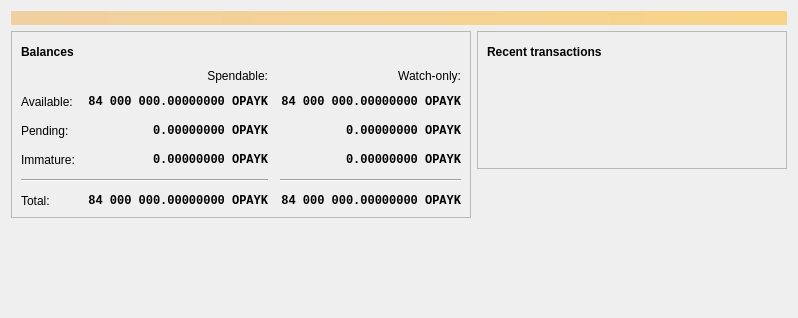
<?xml version="1.0" encoding="UTF-8"?>
<ui version="4.0">
 <class>OverviewPage</class>
 <widget class="QWidget" name="OverviewPage">
  <property name="geometry">
   <rect>
    <x>0</x>
    <y>0</y>
    <width>798</width>
    <height>318</height>
   </rect>
  </property>
  <property name="windowTitle">
   <string>Form</string>
  </property>
  <layout class="QVBoxLayout" name="topLayout">
   <item>
    <widget class="QLabel" name="labelAlerts">
     <property name="visible">
      <bool>false</bool>
     </property>
     <property name="styleSheet">
      <string notr="true">QLabel { background-color: qlineargradient(x1: 0, y1: 0, x2: 1, y2: 0, stop:0 #F0D0A0, stop:1 #F8D488); color:#000000; }</string>
     </property>
     <property name="wordWrap">
      <bool>true</bool>
     </property>
     <property name="margin">
      <number>3</number>
     </property>
     <property name="textInteractionFlags">
      <set>Qt::TextSelectableByMouse</set>
     </property>
    </widget>
   </item>
   <item>
    <layout class="QHBoxLayout" name="horizontalLayout" stretch="1,1">
     <item>
      <layout class="QVBoxLayout" name="verticalLayout_2">
       <item>
        <widget class="QFrame" name="frame">
         <property name="frameShape">
          <enum>QFrame::StyledPanel</enum>
         </property>
         <property name="frameShadow">
          <enum>QFrame::Raised</enum>
         </property>
         <layout class="QVBoxLayout" name="verticalLayout_4">
          <item>
           <layout class="QHBoxLayout" name="horizontalLayout_4">
            <item>
             <widget class="QLabel" name="label_5">
              <property name="font">
               <font>
                <weight>75</weight>
                <bold>true</bold>
               </font>
              </property>
              <property name="text">
               <string>Balances</string>
              </property>
             </widget>
            </item>
            <item>
             <widget class="QPushButton" name="labelWalletStatus">
              <property name="enabled">
               <bool>true</bool>
              </property>
              <property name="maximumSize">
               <size>
                <width>30</width>
                <height>16777215</height>
               </size>
              </property>
              <property name="toolTip">
               <string>The displayed information may be out of date. Your wallet automatically synchronizes with the OpayK network after a connection is established, but this process has not completed yet.</string>
              </property>
              <property name="text">
               <string/>
              </property>
              <property name="icon">
               <iconset resource="../bitcoin.qrc">
                <normaloff>:/icons/warning</normaloff>
                <disabledoff>:/icons/warning</disabledoff>:/icons/warning</iconset>
              </property>
              <property name="iconSize">
               <size>
                <width>24</width>
                <height>24</height>
               </size>
              </property>
              <property name="flat">
               <bool>true</bool>
              </property>
             </widget>
            </item>
            <item>
             <spacer name="horizontalSpacer_3">
              <property name="orientation">
               <enum>Qt::Horizontal</enum>
              </property>
              <property name="sizeHint" stdset="0">
               <size>
                <width>40</width>
                <height>20</height>
               </size>
              </property>
             </spacer>
            </item>
           </layout>
          </item>
          <item>
           <layout class="QGridLayout" name="gridLayout">
            <property name="spacing">
             <number>12</number>
            </property>
            <item row="2" column="2">
             <widget class="QLabel" name="labelWatchPending">
              <property name="font">
               <font>
                <family>Monospace</family>
                <weight>75</weight>
                <bold>true</bold>
               </font>
              </property>
              <property name="cursor">
               <cursorShape>IBeamCursor</cursorShape>
              </property>
              <property name="toolTip">
               <string>Unconfirmed transactions to watch-only addresses</string>
              </property>
              <property name="text">
               <string notr="true">0.00000000 OPAYK</string>
              </property>
              <property name="alignment">
               <set>Qt::AlignRight|Qt::AlignTrailing|Qt::AlignVCenter</set>
              </property>
              <property name="textInteractionFlags">
               <set>Qt::LinksAccessibleByMouse|Qt::TextSelectableByKeyboard|Qt::TextSelectableByMouse</set>
              </property>
             </widget>
            </item>
            <item row="2" column="1">
             <widget class="QLabel" name="labelUnconfirmed">
              <property name="font">
               <font>
                <family>Monospace</family>
                <weight>75</weight>
                <bold>true</bold>
               </font>
              </property>
              <property name="cursor">
               <cursorShape>IBeamCursor</cursorShape>
              </property>
              <property name="toolTip">
               <string>Total of transactions that have yet to be confirmed, and do not yet count toward the spendable balance</string>
              </property>
              <property name="text">
               <string notr="true">0.00000000 OPAYK</string>
              </property>
              <property name="alignment">
               <set>Qt::AlignRight|Qt::AlignTrailing|Qt::AlignVCenter</set>
              </property>
              <property name="textInteractionFlags">
               <set>Qt::LinksAccessibleByMouse|Qt::TextSelectableByKeyboard|Qt::TextSelectableByMouse</set>
              </property>
             </widget>
            </item>
            <item row="3" column="2">
             <widget class="QLabel" name="labelWatchImmature">
              <property name="font">
               <font>
                <family>Monospace</family>
                <weight>75</weight>
                <bold>true</bold>
               </font>
              </property>
              <property name="cursor">
               <cursorShape>IBeamCursor</cursorShape>
              </property>
              <property name="toolTip">
               <string>Mined balance in watch-only addresses that has not yet matured</string>
              </property>
              <property name="text">
               <string notr="true">0.00000000 OPAYK</string>
              </property>
              <property name="alignment">
               <set>Qt::AlignRight|Qt::AlignTrailing|Qt::AlignVCenter</set>
              </property>
              <property name="textInteractionFlags">
               <set>Qt::LinksAccessibleByMouse|Qt::TextSelectableByKeyboard|Qt::TextSelectableByMouse</set>
              </property>
             </widget>
            </item>
            <item row="4" column="0" colspan="2">
             <widget class="Line" name="line">
              <property name="orientation">
               <enum>Qt::Horizontal</enum>
              </property>
             </widget>
            </item>
            <item row="4" column="2">
             <widget class="Line" name="lineWatchBalance">
              <property name="sizePolicy">
               <sizepolicy hsizetype="Preferred" vsizetype="Fixed">
                <horstretch>0</horstretch>
                <verstretch>0</verstretch>
               </sizepolicy>
              </property>
              <property name="minimumSize">
               <size>
                <width>140</width>
                <height>0</height>
               </size>
              </property>
              <property name="orientation">
               <enum>Qt::Horizontal</enum>
              </property>
             </widget>
            </item>
            <item row="5" column="0">
             <widget class="QLabel" name="labelTotalText">
              <property name="text">
               <string>Total:</string>
              </property>
             </widget>
            </item>
            <item row="3" column="1">
             <widget class="QLabel" name="labelImmature">
              <property name="font">
               <font>
                <family>Monospace</family>
                <weight>75</weight>
                <bold>true</bold>
               </font>
              </property>
              <property name="cursor">
               <cursorShape>IBeamCursor</cursorShape>
              </property>
              <property name="toolTip">
               <string>Mined balance that has not yet matured</string>
              </property>
              <property name="text">
               <string notr="true">0.00000000 OPAYK</string>
              </property>
              <property name="alignment">
               <set>Qt::AlignRight|Qt::AlignTrailing|Qt::AlignVCenter</set>
              </property>
              <property name="textInteractionFlags">
               <set>Qt::LinksAccessibleByMouse|Qt::TextSelectableByKeyboard|Qt::TextSelectableByMouse</set>
              </property>
             </widget>
            </item>
            <item row="2" column="3">
             <spacer name="horizontalSpacer_2">
              <property name="orientation">
               <enum>Qt::Horizontal</enum>
              </property>
              <property name="sizeHint" stdset="0">
               <size>
                <width>40</width>
                <height>20</height>
               </size>
              </property>
             </spacer>
            </item>
            <item row="3" column="0">
             <widget class="QLabel" name="labelImmatureText">
              <property name="text">
               <string>Immature:</string>
              </property>
             </widget>
            </item>
            <item row="5" column="1">
             <widget class="QLabel" name="labelTotal">
              <property name="font">
               <font>
                <family>Monospace</family>
                <weight>75</weight>
                <bold>true</bold>
               </font>
              </property>
              <property name="cursor">
               <cursorShape>IBeamCursor</cursorShape>
              </property>
              <property name="toolTip">
               <string>Your current total balance</string>
              </property>
              <property name="text">
               <string notr="true">84 000 000.00000000 OPAYK</string>
              </property>
              <property name="alignment">
               <set>Qt::AlignRight|Qt::AlignTrailing|Qt::AlignVCenter</set>
              </property>
              <property name="textInteractionFlags">
               <set>Qt::LinksAccessibleByMouse|Qt::TextSelectableByKeyboard|Qt::TextSelectableByMouse</set>
              </property>
             </widget>
            </item>
            <item row="5" column="2">
             <widget class="QLabel" name="labelWatchTotal">
              <property name="font">
               <font>
                <family>Monospace</family>
                <weight>75</weight>
                <bold>true</bold>
               </font>
              </property>
              <property name="cursor">
               <cursorShape>IBeamCursor</cursorShape>
              </property>
              <property name="toolTip">
               <string>Current total balance in watch-only addresses</string>
              </property>
              <property name="text">
               <string notr="true">84 000 000.00000000 OPAYK</string>
              </property>
              <property name="alignment">
               <set>Qt::AlignRight|Qt::AlignTrailing|Qt::AlignVCenter</set>
              </property>
              <property name="textInteractionFlags">
               <set>Qt::LinksAccessibleByMouse|Qt::TextSelectableByKeyboard|Qt::TextSelectableByMouse</set>
              </property>
             </widget>
            </item>
            <item row="0" column="2">
             <widget class="QLabel" name="labelWatchonly">
              <property name="text">
               <string>Watch-only:</string>
              </property>
              <property name="alignment">
               <set>Qt::AlignRight|Qt::AlignTrailing|Qt::AlignVCenter</set>
              </property>
             </widget>
            </item>
            <item row="1" column="0">
             <widget class="QLabel" name="labelBalanceText">
              <property name="text">
               <string>Available:</string>
              </property>
             </widget>
            </item>
            <item row="1" column="1">
             <widget class="QLabel" name="labelBalance">
              <property name="font">
               <font>
                <family>Monospace</family>
                <weight>75</weight>
                <bold>true</bold>
               </font>
              </property>
              <property name="cursor">
               <cursorShape>IBeamCursor</cursorShape>
              </property>
              <property name="toolTip">
               <string>Your current spendable balance</string>
              </property>
              <property name="text">
               <string notr="true">84 000 000.00000000 OPAYK</string>
              </property>
              <property name="alignment">
               <set>Qt::AlignRight|Qt::AlignTrailing|Qt::AlignVCenter</set>
              </property>
              <property name="textInteractionFlags">
               <set>Qt::LinksAccessibleByMouse|Qt::TextSelectableByKeyboard|Qt::TextSelectableByMouse</set>
              </property>
             </widget>
            </item>
            <item row="1" column="2">
             <widget class="QLabel" name="labelWatchAvailable">
              <property name="font">
               <font>
                <family>Monospace</family>
                <weight>75</weight>
                <bold>true</bold>
               </font>
              </property>
              <property name="cursor">
               <cursorShape>IBeamCursor</cursorShape>
              </property>
              <property name="toolTip">
               <string>Your current balance in watch-only addresses</string>
              </property>
              <property name="text">
               <string notr="true">84 000 000.00000000 OPAYK</string>
              </property>
              <property name="alignment">
               <set>Qt::AlignRight|Qt::AlignTrailing|Qt::AlignVCenter</set>
              </property>
              <property name="textInteractionFlags">
               <set>Qt::LinksAccessibleByMouse|Qt::TextSelectableByKeyboard|Qt::TextSelectableByMouse</set>
              </property>
             </widget>
            </item>
            <item row="2" column="0">
             <widget class="QLabel" name="labelPendingText">
              <property name="text">
               <string>Pending:</string>
              </property>
             </widget>
            </item>
            <item row="0" column="1">
             <widget class="QLabel" name="labelSpendable">
              <property name="text">
               <string>Spendable:</string>
              </property>
              <property name="alignment">
               <set>Qt::AlignRight|Qt::AlignTrailing|Qt::AlignVCenter</set>
              </property>
             </widget>
            </item>
           </layout>
          </item>
         </layout>
        </widget>
       </item>
       <item>
        <spacer name="verticalSpacer">
         <property name="orientation">
          <enum>Qt::Vertical</enum>
         </property>
         <property name="sizeHint" stdset="0">
          <size>
           <width>20</width>
           <height>40</height>
          </size>
         </property>
        </spacer>
       </item>
      </layout>
     </item>
     <item>
      <layout class="QVBoxLayout" name="verticalLayout_3">
       <item>
        <widget class="QFrame" name="frame_2">
         <property name="frameShape">
          <enum>QFrame::StyledPanel</enum>
         </property>
         <property name="frameShadow">
          <enum>QFrame::Raised</enum>
         </property>
         <layout class="QVBoxLayout" name="verticalLayout">
          <item>
           <layout class="QHBoxLayout" name="horizontalLayout_2">
            <item>
             <widget class="QLabel" name="label_4">
              <property name="font">
               <font>
                <weight>75</weight>
                <bold>true</bold>
               </font>
              </property>
              <property name="text">
               <string>Recent transactions</string>
              </property>
             </widget>
            </item>
            <item>
             <widget class="QPushButton" name="labelTransactionsStatus">
              <property name="enabled">
               <bool>true</bool>
              </property>
              <property name="maximumSize">
               <size>
                <width>30</width>
                <height>16777215</height>
               </size>
              </property>
              <property name="toolTip">
               <string>The displayed information may be out of date. Your wallet automatically synchronizes with the OpayK network after a connection is established, but this process has not completed yet.</string>
              </property>
              <property name="text">
               <string/>
              </property>
              <property name="icon">
               <iconset resource="../bitcoin.qrc">
                <normaloff>:/icons/warning</normaloff>
                <disabledoff>:/icons/warning</disabledoff>:/icons/warning</iconset>
              </property>
              <property name="iconSize">
               <size>
                <width>24</width>
                <height>24</height>
               </size>
              </property>
              <property name="flat">
               <bool>true</bool>
              </property>
             </widget>
            </item>
            <item>
             <spacer name="horizontalSpacer">
              <property name="orientation">
               <enum>Qt::Horizontal</enum>
              </property>
              <property name="sizeHint" stdset="0">
               <size>
                <width>40</width>
                <height>20</height>
               </size>
              </property>
             </spacer>
            </item>
           </layout>
          </item>
          <item>
           <widget class="TransactionOverviewWidget" name="listTransactions">
            <property name="styleSheet">
             <string notr="true">QListView { background: transparent; }</string>
            </property>
            <property name="frameShape">
             <enum>QFrame::NoFrame</enum>
            </property>
            <property name="verticalScrollBarPolicy">
             <enum>Qt::ScrollBarAlwaysOff</enum>
            </property>
            <property name="horizontalScrollBarPolicy">
             <enum>Qt::ScrollBarAlwaysOff</enum>
            </property>
            <property name="sizeAdjustPolicy">
             <enum>QAbstractScrollArea::AdjustToContents</enum>
            </property>
            <property name="selectionMode">
             <enum>QAbstractItemView::NoSelection</enum>
            </property>
            <property name="uniformItemSizes">
             <bool>true</bool>
            </property>
           </widget>
          </item>
         </layout>
        </widget>
       </item>
       <item>
        <spacer name="verticalSpacer_2">
         <property name="orientation">
          <enum>Qt::Vertical</enum>
         </property>
         <property name="sizeHint" stdset="0">
          <size>
           <width>20</width>
           <height>40</height>
          </size>
         </property>
        </spacer>
       </item>
      </layout>
     </item>
    </layout>
   </item>
  </layout>
 </widget>
 <customwidgets>
  <customwidget>
   <class>TransactionOverviewWidget</class>
   <extends>QListView</extends>
   <header>qt/transactionoverviewwidget.h</header>
  </customwidget>
 </customwidgets>
 <resources/>
 <connections/>
</ui>
